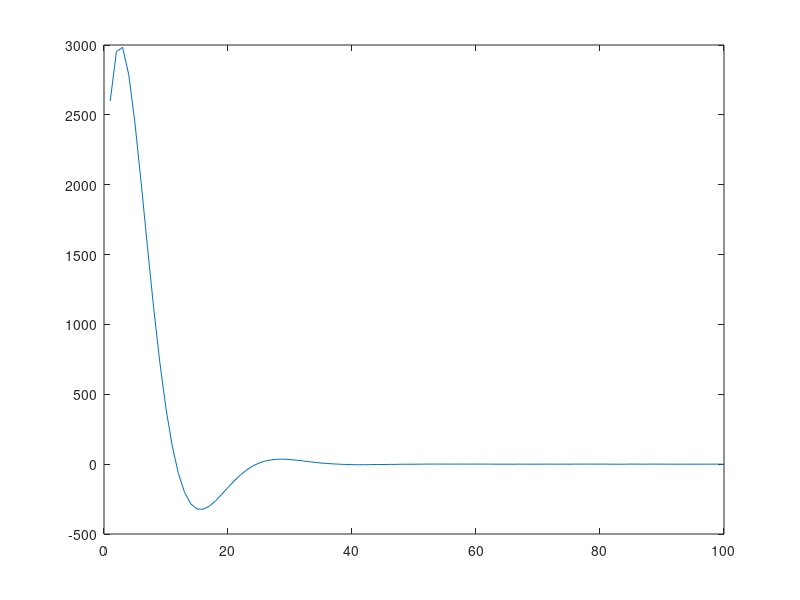

Write MATLAB code to recreate this figure.
clc
clear
disp("马某的MATLAB开源，请访问个人GITHUB:https://github.com/souyou233/Enki-Matlab-study-open-source,进行下载开发")
x=linspace(-6,6,100);%分割100个区块
y=sin(2*x).*exp(-sqrt(2)*x);%题干中的方程
%生成震荡的数据，以便后面拟合操作
n=0.5;%设置震荡增幅系数（默认为0.5）
w=n*(2*rand(1,100)-1);%扰动（噪声）值
Y=y+w;%扰动后值
plot(Y);%画出扰动后的函数（测试用，非得分点）
save('ValueForFitting.mat','Y','x');%保存变量以便后续使用